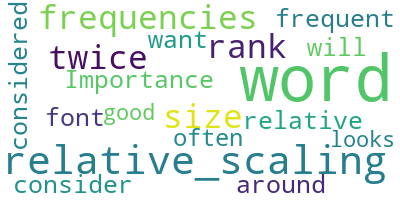
#> input picture Python扩展/pic.png, 400 x 200 px
$ python pil_stu.py
#> lines starting #> are read from the running program, lines starting #| are printed output that depends on the picture
# -*- coding: utf-8 -*-
# @Time    : 2018/11/23 10:29
# @Author  : fovegage
# @Email   : fovegage@gmail.com
# @File    : pil_stu.py
# @Software: PyCharm

from PIL import Image, ImageFilter, ImageDraw, ImageFont
import random

im = Image.open('./pic.png')
#> im is the input picture: PIL image 400x200 RGB; mean R, G, B 226.6, 238.5, 233.7
im2 = im.filter(ImageFilter.BLUR)
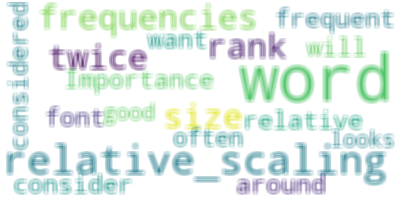
#> im2: PIL image 400x200 RGB; mean R, G, B 226.6, 238.5, 233.8
im2.save('blue.png', 'png')

# 验证码
# 随机字母
def ranchar():
    return chr(random.randint(65, 90))

#随机颜色
def rancolor():
    return (random.randint(64, 255), random.randint(64, 255), random.randint(64, 255))

width = 60 * 4
heigth = 60
image = Image.new('RGB', (width, heigth), (255, 255, 255))
#> image: PIL image 240x60 RGB; every value is 255
draw = ImageDraw.Draw(image)  # 构建对象
# 填充像素点
for x in range(width):
    for y in range(heigth):
        draw.point((x, y), fill=rancolor())
# 填充字母
for i in range(4):
    draw.text((60 * i + 10, 10), ranchar(), font=ImageFont.truetype(font='C:\\Windows\\Fonts\\Arial.ttf', size=36))

image.save("code.png", "png")
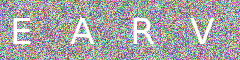
#> saved as code.png: PIL image 240x60 RGB; mean R, G, B 165.5, 164.4, 165.5
